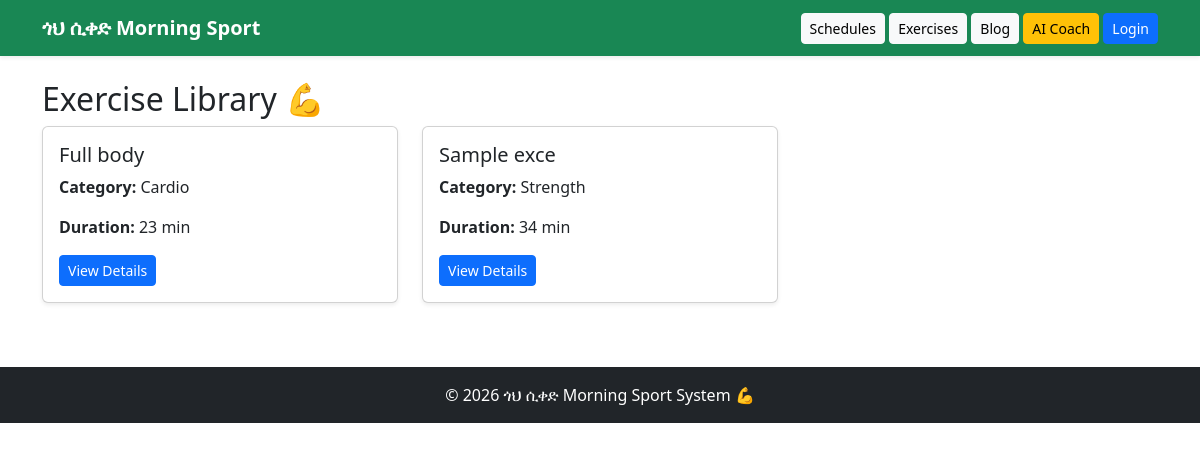
The page /exercises/ on the database its author committed.
### sport/models.py (models this page shows, shortened)
class Exercise(models.Model):
    CATEGORY_CHOICES = [
        ('Cardio', 'Cardio'),
        ('Strength', 'Strength'),
        ('Flexibility', 'Flexibility'),
        ('Breathing', 'Breathing'),
    ]
    name = models.CharField(max_length=200)
    category = models.CharField(max_length=20, choices=CATEGORY_CHOICES)
    description = models.TextField()
    benefits = models.TextField()
    steps = models.TextField()
    duration_minutes = models.PositiveIntegerField()
    difficulty_level = models.CharField(max_length=50)
    created_at = models.DateTimeField(auto_now_add=True)

### sport/views.py (the view)
# urls.py: path('exercises/', views.exercise_list, name='exercise_list'),
def exercise_list(request):
    exercises = Exercise.objects.all()
    return render(request, 'sport/exercise_list.html', {
        'exercises': exercises
    })

### sport/templates/sport/exercise_list.html (shortened to what this page needs)
{% extends is_admin_view|yesno:"sport/admin_base.html,sport/student_base.html" %}
{% block content %}
    {{ block.super }}
{% endblock %}
{% block student_content %}
    {% include "sport/_exercise_list_content.html" %}
{% endblock %}

### sport/templates/sport/_exercise_list_content.html (shortened to what this page needs)
<h2>Exercise Library 💪</h2>
<div class="row">
{% for exercise in exercises %}
<div class="col-md-4 mb-3">
    <div class="card shadow-sm">
        <div class="card-body">
            <h5>{{ exercise.name }}</h5>
            <p><strong>Category:</strong> {{ exercise.category }}</p>
            <p><strong>Duration:</strong> {{ exercise.duration_minutes }} min</p>
            <a href="{% url 'exercise_detail' exercise.id %}" class="btn btn-primary btn-sm">View Details</a>
        </div>
    </div>
</div>
{% endfor %}
</div>

### rows shown on the page
Exercise: name "Full body", category "Cardio", duration_minutes "23"
Exercise: name "Sample exce", category "Strength", duration_minutes "34"
